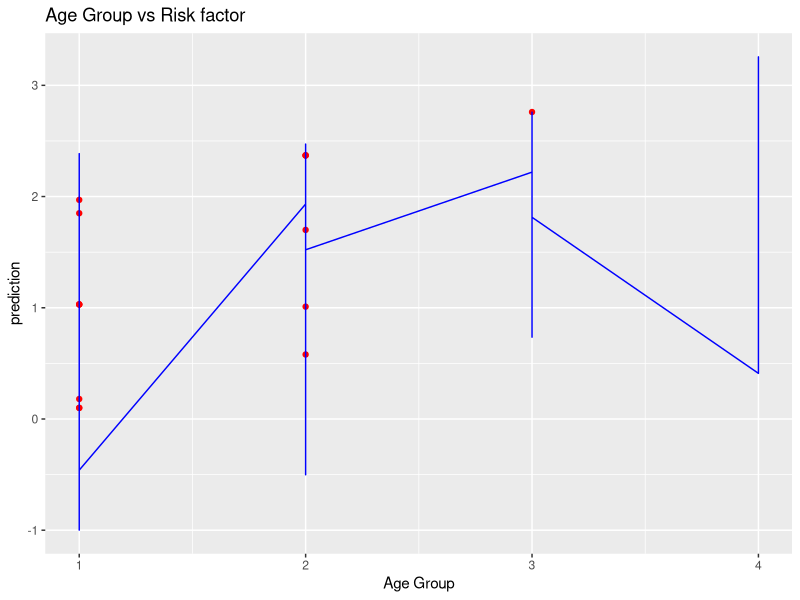
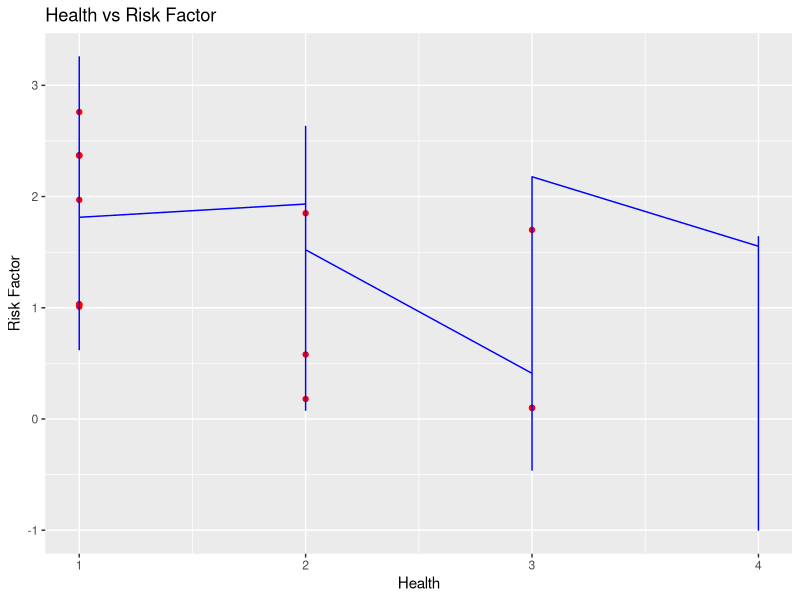
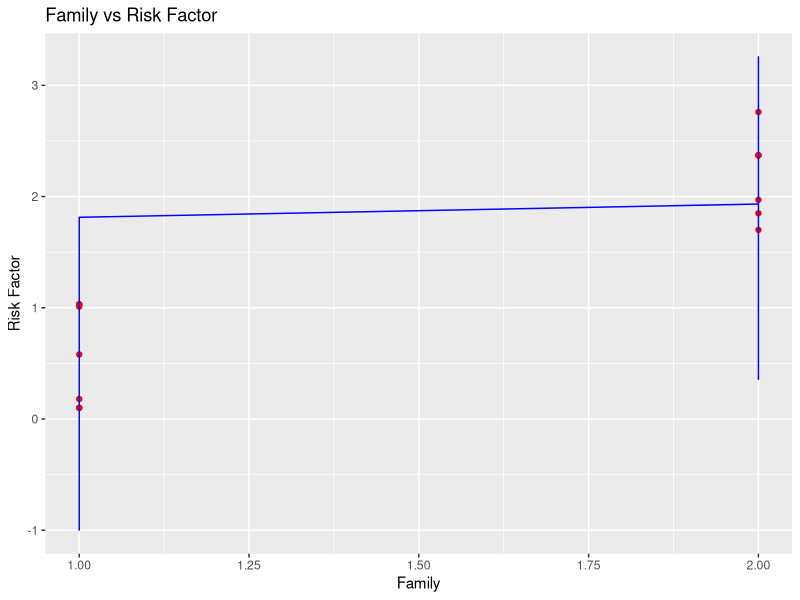

The R source for these figures, in order:
# Importing the dataset
dataset = read.csv('peopleTable.csv')
testset = read.csv('testTable.csv')

# Splitting the dataset into the Training set and Test set
# install.packages('caTools')
library(caTools)
set.seed(123)
#split = sample.split(dataset$Risk.Factor, SplitRatio = 0.8)
training_set = dataset
test_set = testset

# Feature Scaling
# training_set = scale(training_set)
# test_set = scale(test_set)

regressor = lm(formula = Risk.Factor ~ .,
               data = training_set)

y_pred = predict(regressor, newdata = test_set)

library(ggplot2)
ggplot() +
  geom_point(aes(x = test_set$Age.Group, y = test_set$Risk.Factor), 
             colour = 'red') + 
  geom_line(aes(x = training_set$Age.Group, y = predict(regressor, newdata = training_set)), 
            colour = "blue") +
  ggtitle("Age Group vs Risk factor") +
  xlab("Age Group") +
  ylab("prediction")

ggplot() +
  geom_point(aes(x = test_set$Health, y = test_set$Risk.Factor), 
             colour = 'red') + 
  geom_line(aes(x = training_set$Health, y = predict(regressor, newdata = training_set)), 
            colour = "blue") +
  ggtitle("Health vs Risk Factor") +
  xlab("Health") +
  ylab("Risk Factor")

ggplot() +
  geom_point(aes(x = test_set$Family, y = test_set$Risk.Factor), 
             colour = 'red') + 
  geom_line(aes(x = training_set$Family, y = predict(regressor, newdata = training_set)), 
            colour = "blue") +
  ggtitle("Family vs Risk Factor") +
  xlab("Family") +
  ylab("Risk Factor")
